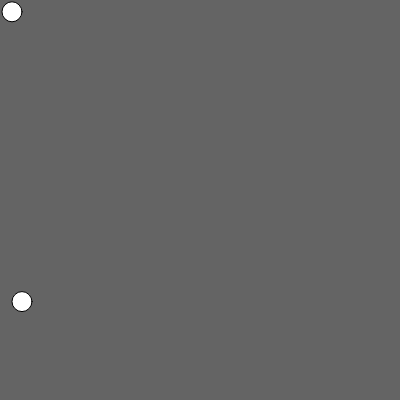
Frame 1 (no input)
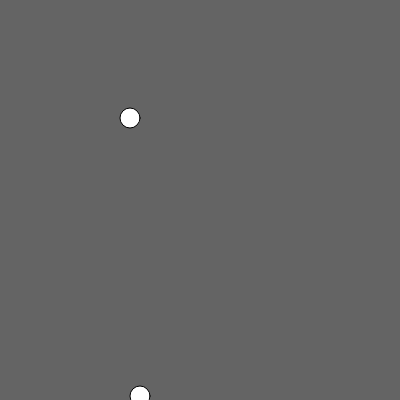
Frame 60 (no input)
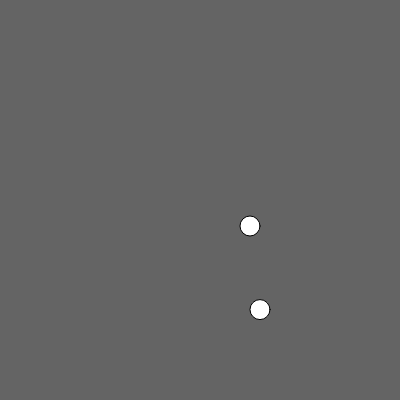
Frame 120 (the mouse pressed at the canvas centre since frame 60)

The p5.js sketch that drew these frames (run headless with seeded random() and noise() and a simulated clock; from frame 60 on, the mouse is pressed at the canvas centre):

// p5.js sketch
// ── sketch.js
var ball;
var ball2;

function setup() {
  createCanvas(400, 400);
  ball = new Ball();
  ball.setup(10, 10, 20, 2, 1.8);
  ball2 = new Ball();
  ball2.setup(20, 300, 20, 2, 1.6);
}

function draw() {
  background(100);
  ball.move();
  ball.bounce(width, height);
  ball.draw();

  ball2.move();
  ball2.bounce(width, height);
  ball2.draw();
}

function Ball() {
  this.x;
  this.y;
  this.size;
  this.speedX;
  this.speedY;

  this.setup = function(x, y, size, speedX, speedY) {
    this.x = x;
    this.y = y;
    this.size = size;
    this.speedX = speedX;
    this.speedY = speedY;
  }

  this.move = function() {
    this.x = this.x + this.speedX;
    this.y = this.y + this.speedY;
  }

  this.bounce = function(width, height) {
    if (this.x > width || this.x < 0) {
      this.speedX = this.speedX * -1;
    } else if (this.y > height || this.y < 0) {
      this.speedY = this.speedY * -1;
    }
  }

  this.draw = function() {
    ellipse(this.x, this.y, this.size, this.size);
  }
}
